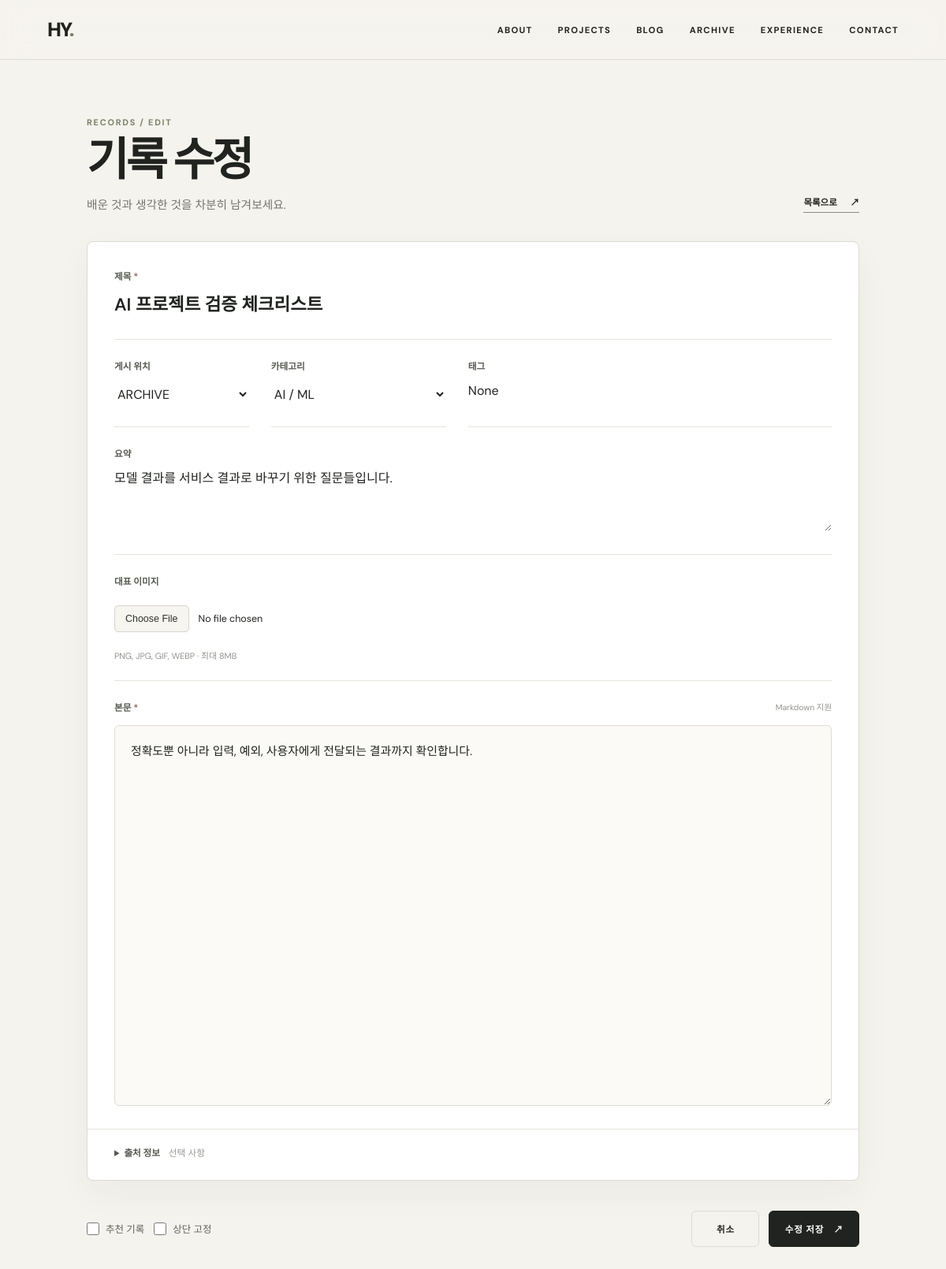
The app's page /records/2/edit with its own data.
### models.py (models this page shows)
class TimestampMixin:
    created_at = db.Column(db.DateTime, default=datetime.utcnow)
    updated_at = db.Column(db.DateTime, default=datetime.utcnow, onupdate=datetime.utcnow)

class Archive(TimestampMixin, db.Model):
    id = db.Column(db.Integer, primary_key=True)
    title = db.Column(db.String(200), nullable=False)
    category = db.Column(db.String(80), nullable=False)
    summary = db.Column(db.Text)
    content = db.Column(db.Text)
    content_type = db.Column(db.String(40), default="archive", nullable=False)
    tags = db.Column(db.String(400))
    thumbnail = db.Column(db.String(400))
    source_type = db.Column(db.String(80))
    source_url = db.Column(db.String(400))
    is_featured = db.Column(db.Boolean, default=False, nullable=False)
    is_pinned = db.Column(db.Boolean, default=False, nullable=False)
    view_count = db.Column(db.Integer, default=0, nullable=False)
    like_count = db.Column(db.Integer, default=0, nullable=False)
    recommendation_count = db.Column(db.Integer, default=0, nullable=False)
    comments = db.relationship("RecordComment", backref="record", cascade="all, delete-orphan", lazy=True)

### app.py (the view, shortened to what this page needs)
@app.route("/records/<int:record_id>/edit", methods=["GET", "POST"])
def edit_record(record_id):
    record = Archive.query.get_or_404(record_id)
    return render_template("records/form.html", record=record)

### app.py (called while the page is built)
@app.context_processor
def globals_for_templates():
    return {"profile": Profile.query.first(), "project_count": Project.query.count(), "archive_count": Archive.query.filter_by(content_type="archive").count(), "skill_count": Skill.query.count(), "blog_categories": BLOG_CATEGORIES, "archive_categories": ARCHIVE_CATEGORIES}

@app.before_request
def protect_admin():
    if request.path.startswith("/admin") and request.endpoint != "admin_login" and not session.get("admin"): return redirect(url_for("admin_login"))

### templates/records/form.html (shortened to what this page needs)
{% extends 'base.html' %}
{% block body_class %}record-editor-page{% endblock %}
{% block head %}<link rel="stylesheet" href="{{ url_for('static', filename='css/records.css') }}">{% endblock %}
{% block content %}
<main class="editor-page">
  <header class="editor-header">
    <div>
      <p class="eyebrow">RECORDS / {{ 'EDIT' if record else 'WRITE' }}</p>
      <h1>{{ '기록 수정' if record else '새 기록 작성' }}</h1>
      <p>배운 것과 생각한 것을 차분히 남겨보세요.</p>
    </div>
    <a class="editor-back" href="{{ url_for('records') }}">목록으로 <span>↗</span></a>
  </header>
  <form method="post" enctype="multipart/form-data" class="record-form">
    <section class="editor-card">
      <div class="field field-title">
        <label for="record-title">제목 <span>*</span></label>
        <input id="record-title" name="title" required autofocus placeholder="기록의 제목을 입력하세요" value="{{ record.title if record else '' }}">
      </div>
      <div class="field-row publishing-row">
        <div class="field">
          <label for="content-type">게시 위치</label>
          {% set selected_type = record.content_type if record else content_type %}
          {% set category_options = blog_categories if selected_type == 'blog' else archive_categories %}
          <select id="content-type" name="content_type"><option value="archive" {% if selected_type == 'archive' %}selected{% endif %}>ARCHIVE</option></select>
        </div>
        <div class="field">
          <label for="record-category">카테고리</label>
          <select id="record-category" name="category" data-selected="{{ record.category if record else '' }}">
            {% for cat in category_options %}
            <option {% if record and record.category == cat %}selected{% endif %}>{{ cat }}</option>
            {% endfor %}
          </select>
        </div>
        <div class="field field-wide">
          <label for="record-tags">태그</label>
          <input id="record-tags" name="tags" placeholder="data, validation, learning" value="{{ record.tags if record else '' }}">
        </div>
      </div>
      <div class="field">
        <label for="record-summary">요약</label>
        <textarea id="record-summary" name="summary" rows="3" placeholder="목록에 표시할 짧은 설명을 입력하세요">{{ record.summary if record else '' }}</textarea>
      </div>
      <div class="field image-field">
        <label for="record-thumbnail">대표 이미지</label>
        <input id="record-thumbnail" type="file" name="thumbnail" accept="image/png,image/jpeg,image/gif,image/webp">
        <small>PNG, JPG, GIF, WEBP · 최대 8MB</small>
      </div>
      <div class="field content-field">
        <div class="field-label-row"><label for="record-content">본문 <span>*</span></label><small>Markdown 지원</small></div>
        <textarea id="record-content" name="content" rows="18" required placeholder="내용을 작성하세요...">{{ record.content if record else '' }}</textarea>
      </div>
      <details class="source-panel" {% if record and record.source_url %}open{% endif %}>
        <summary>출처 정보 <span>선택 사항</span></summary>
      </details>
    </section>
    <footer class="editor-actions">
      <div class="editor-options">
        <label class="check"><input type="checkbox" name="is_featured" {% if record and record.is_featured %}checked{% endif %}><span>추천 기록</span></label>
        <label class="check"><input type="checkbox" name="is_pinned" {% if record and record.is_pinned %}checked{% endif %}><span>상단 고정</span></label>
      </div>
      <div class="action-buttons">
        <a class="button" href="{{ url_for('records') }}">취소</a>
        <button class="button dark" type="submit">{{ '수정 저장' if record else '기록 저장' }} <span>↗</span></button>
      </div>
    </footer>
  </form>
</main>
{% endblock %}

### static/css/style.css (style rules this page uses)
:root { --bg:#f7f5ef;--surface:#fff;--soft:#efede4;--text:#20231f;--muted:#696d64;--olive:#778267;--dark:#606c54;--border:#dddccf }
* { box-sizing:border-box }
html { scroll-behavior:smooth }
body { margin:0;background:var(--bg);color:var(--text);font-family:'DM Sans','Noto Sans KR',sans-serif }
a { color:inherit;text-decoration:none }
.eyebrow { color:var(--olive);font-size:.68rem;font-weight:700;letter-spacing:.16em;margin:0 0 1rem;text-transform:uppercase }
.button { display:inline-flex;padding:.85rem 1.2rem;border:1px solid var(--border);border-radius:999px;font:inherit;font-size:.72rem;font-weight:700;letter-spacing:.08em;background:transparent;cursor:pointer }
.button.dark { background:var(--text);color:#fff;border-color:var(--text) }
footer { padding:6rem 8vw 2rem;background:var(--soft);display:grid;grid-template-columns:1fr auto;gap:3rem }

### static/css/records.css (style rules this page uses)
.record-editor-page { background:#f5f3ed;color:#20231f }
.editor-page { width:min(100% - 40px,980px);margin:0 auto;padding:72px 0 110px }
.editor-header { display:flex;align-items:end;justify-content:space-between;gap:32px;margin-bottom:36px }
.editor-header .eyebrow { margin-bottom:12px }
.editor-header h1 { margin:0;font-size:clamp(2.15rem,5vw,3.6rem);line-height:1.05;letter-spacing:-.06em }
.editor-header>div>p:last-child { margin:14px 0 0;color:#74766f;font-size:.92rem }
.editor-back { flex:none;padding-bottom:4px;border-bottom:1px solid #898d7f;font-size:.72rem;font-weight:700 }
.editor-back span { margin-left:14px }
.record-form { display:grid;gap:20px }
.editor-card { padding:10px 34px 6px;background:#fff;border:1px solid #dddacf;border-radius:8px;box-shadow:0 16px 45px rgba(50,48,42,.045) }
.field { min-width:0;padding:24px 0;border-bottom:1px solid #e7e4dc }
.field-row { display:grid;grid-template-columns:minmax(180px,.65fr) minmax(0,1.35fr);gap:28px }
.publishing-row { grid-template-columns:minmax(145px,.5fr) minmax(160px,.65fr) minmax(0,1.35fr) }
.field-row>.field { border-bottom:1px solid #e7e4dc }
.field label,.field-label-row label { display:block;margin-bottom:10px;color:#555950;font-size:.73rem;font-weight:700 }
.field label span,.field-label-row label span { color:#9a665e }
.field input,.field select,.field textarea { width:100%;margin:0;padding:0;border:0;outline:0;background:transparent;color:#20231f;font:inherit;line-height:1.65;resize:vertical }
.field input::placeholder,.field textarea::placeholder { color:#aaa9a3 }
.field select { height:34px;cursor:pointer }
.field-title input { font-size:1.4rem;font-weight:600 }
.field textarea { min-height:72px }
.content-field { border-bottom:0 }
.field-label-row { display:flex;align-items:center;justify-content:space-between }
.field-label-row label { margin:0 }
.field-label-row small { color:#92948e;font-size:.65rem }
.content-field textarea { min-height:360px;margin-top:14px;padding:20px;border:1px solid #dedbd2;border-radius:6px;background:#fbfaf7;font-family:'Noto Sans KR','DM Sans',sans-serif;font-size:.93rem }
.image-field>small { display:block;margin-top:9px;color:#92948e;font-size:.68rem }
.image-field input[type=file] { padding:12px 0;font-size:.78rem }
.source-panel { margin:0 -34px;border-top:1px solid #e7e4dc }
.source-panel summary { padding:20px 34px;cursor:pointer;color:#555950;font-size:.73rem;font-weight:700;list-style-position:inside }
.source-panel summary span { margin-left:8px;color:#999b95;font-weight:400 }
.editor-actions { display:flex;align-items:center;justify-content:space-between;gap:24px;padding:18px 0;background:transparent }
.editor-options,.action-buttons { display:flex;align-items:center;gap:12px }
.check { display:inline-flex;align-items:center;gap:8px;color:#61645d;font-size:.78rem;cursor:pointer }
.check input { width:16px;height:16px;margin:0;accent-color:#68745c }
.action-buttons .button { min-width:86px;justify-content:center;border-radius:6px }
.action-buttons button { min-width:124px;gap:12px }

### records on screen
Archive: title "AI 프로젝트 검증 체크리스트", content_type "ARCHIVE", category "AI / ML", tags "None", summary "모델 결과를 서비스 결과로 바꾸기 위한 질문들입니다.", content "정확도뿐 아니라 입력, 예외, 사용자에게 전달되는 결과까지 확인합니다."

### other values on screen
{{ 'EDIT' if record else 'WRITE' }} "EDIT"
{{ '기록 수정' if record else '새 기록 작성' }} "기록 수정"
{{ '수정 저장' if record else '기록 저장' }} "수정 저장"
